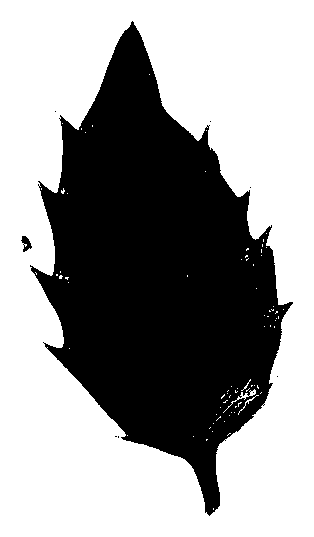
#> input picture Bachelors/Testing database/Ilex aquifolium 11.png, 314 x 537 px; its folder holds only this picture in this run
$ python morph_opening.py
#> lines starting #> are read from the running program, lines starting #| are printed output that depends on the picture; after the words box and inside, x2 and y2 are one past the last pixel; in counts of white or black regions, pixels touching at a corner belong together
import cv2
import numpy as np
import os

kernel = np.ones((5,5),np.uint8)

def show_image(img):
    cv2.imshow('image',img)
    cv2.waitKey(0)
    cv2.destroyAllWindows()

script_path = os.path.dirname(os.path.abspath(__file__))
os.chdir(script_path)
print(os.listdir())

valid = [name for name in os.listdir() if ".png" in name]

img = cv2.imread(valid[0],0)
#> img: shape (537, 314); 60.2% white; 9 black regions (7 under 20 px), largest, box (x1, y1, x2, y2) and area: (30, 21, 293, 516) 67040, (21, 236, 32, 252) 95
show_image(img)

opening = cv2.morphologyEx(img, cv2.MORPH_OPEN, kernel)
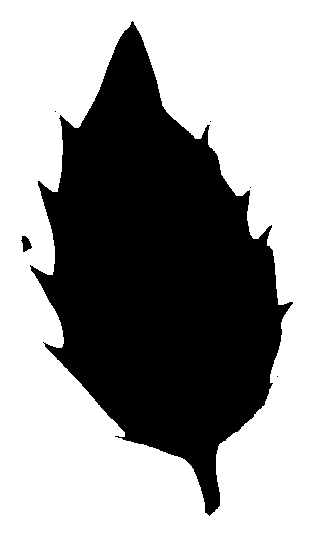
#> opening: shape (537, 314); 59.9% white; 6 black regions (4 under 20 px), largest, box (x1, y1, x2, y2) and area: (30, 21, 293, 516) 67469, (21, 236, 32, 252) 107
# closing = cv2.morphologyEx(opening, cv2.MORPH_CLOSE, kernel)
show_image(opening)
